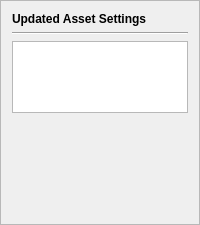
        <widget class="QFrame" name="frame_2">
         <property name="sizePolicy">
          <sizepolicy hsizetype="Preferred" vsizetype="Fixed">
           <horstretch>0</horstretch>
           <verstretch>0</verstretch>
          </sizepolicy>
         </property>
         <property name="minimumSize">
          <size>
           <width>0</width>
           <height>150</height>
          </size>
         </property>
         <property name="frameShape">
          <enum>QFrame::StyledPanel</enum>
         </property>
         <property name="frameShadow">
          <enum>QFrame::Raised</enum>
         </property>
         <layout class="QVBoxLayout" name="verticalLayout_3">
          <item>
           <layout class="QVBoxLayout" name="verticalLayout_7">
            <item>
             <widget class="QLabel" name="reissueAssetDataLabel">
              <property name="font">
               <font>
                <weight>75</weight>
                <bold>true</bold>
               </font>
              </property>
              <property name="text">
               <string>Updated Asset Settings</string>
              </property>
             </widget>
            </item>
            <item>
             <widget class="Line" name="line_2">
              <property name="orientation">
               <enum>Qt::Horizontal</enum>
              </property>
             </widget>
            </item>
            <item>
             <widget class="QTextBrowser" name="updatedAssetData">
              <property name="verticalScrollBarPolicy">
               <enum>Qt::ScrollBarAsNeeded</enum>
              </property>
              <property name="horizontalScrollBarPolicy">
               <enum>Qt::ScrollBarAsNeeded</enum>
              </property>
              <property name="sizeAdjustPolicy">
               <enum>QAbstractScrollArea::AdjustToContents</enum>
              </property>
             </widget>
            </item>
            <item>
             <spacer name="verticalSpacer">
              <property name="orientation">
               <enum>Qt::Vertical</enum>
              </property>
              <property name="sizeHint" stdset="0">
               <size>
                <width>5</width>
                <height>100</height>
               </size>
              </property>
             </spacer>
            </item>
           </layout>
          </item>
         </layout>
        </widget>
